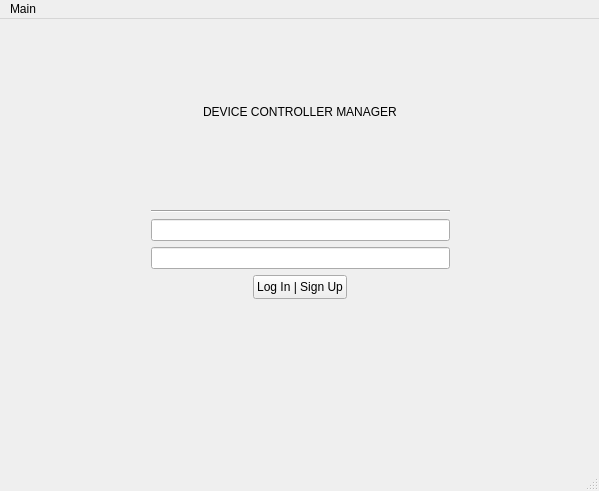
<?xml version="1.0" encoding="UTF-8"?>
<ui version="4.0">
 <class>MainWindow</class>
 <widget class="QMainWindow" name="MainWindow">
  <property name="geometry">
   <rect>
    <x>0</x>
    <y>0</y>
    <width>599</width>
    <height>491</height>
   </rect>
  </property>
  <property name="windowTitle">
   <string>MainWindow</string>
  </property>
  <property name="toolTipDuration">
   <number>2</number>
  </property>
  <widget class="QWidget" name="centralwidget">
   <property name="minimumSize">
    <size>
     <width>599</width>
     <height>448</height>
    </size>
   </property>
   <widget class="QWidget" name="gridWidget" native="true">
    <property name="geometry">
     <rect>
      <x>0</x>
      <y>0</y>
      <width>601</width>
      <height>471</height>
     </rect>
    </property>
    <property name="minimumSize">
     <size>
      <width>601</width>
      <height>251</height>
     </size>
    </property>
    <layout class="QGridLayout" name="gridLayout">
     <item row="3" column="1">
      <widget class="QLineEdit" name="usernameFeild">
       <property name="minimumSize">
        <size>
         <width>299</width>
         <height>21</height>
        </size>
       </property>
       <property name="toolTip">
        <string>&lt;html&gt;&lt;head/&gt;&lt;body&gt;&lt;p align=&quot;center&quot;&gt;username&lt;/p&gt;&lt;/body&gt;&lt;/html&gt;</string>
       </property>
       <property name="whatsThis">
        <string>username</string>
       </property>
       <property name="text">
        <string/>
       </property>
      </widget>
     </item>
     <item row="4" column="1">
      <widget class="QLineEdit" name="passwordFeild">
       <property name="minimumSize">
        <size>
         <width>299</width>
         <height>21</height>
        </size>
       </property>
       <property name="whatsThis">
        <string>password</string>
       </property>
       <property name="text">
        <string/>
       </property>
      </widget>
     </item>
     <item row="3" column="2">
      <spacer name="rightSpacer">
       <property name="minimumSize">
        <size>
         <width>0</width>
         <height>21</height>
        </size>
       </property>
       <property name="orientation">
        <enum>Qt::Horizontal</enum>
       </property>
       <property name="sizeHint" stdset="0">
        <size>
         <width>40</width>
         <height>20</height>
        </size>
       </property>
      </spacer>
     </item>
     <item row="1" column="1" alignment="Qt::AlignHCenter">
      <widget class="QLabel" name="mainHeader">
       <property name="minimumSize">
        <size>
         <width>174</width>
         <height>75</height>
        </size>
       </property>
       <property name="text">
        <string>DEVICE CONTROLLER MANAGER</string>
       </property>
      </widget>
     </item>
     <item row="3" column="0">
      <spacer name="leftSpacer">
       <property name="minimumSize">
        <size>
         <width>0</width>
         <height>21</height>
        </size>
       </property>
       <property name="orientation">
        <enum>Qt::Horizontal</enum>
       </property>
       <property name="sizeHint" stdset="0">
        <size>
         <width>40</width>
         <height>20</height>
        </size>
       </property>
      </spacer>
     </item>
     <item row="2" column="1">
      <widget class="Line" name="dividerLine">
       <property name="minimumSize">
        <size>
         <width>299</width>
         <height>3</height>
        </size>
       </property>
       <property name="orientation">
        <enum>Qt::Horizontal</enum>
       </property>
      </widget>
     </item>
     <item row="5" column="1" alignment="Qt::AlignHCenter">
      <widget class="QPushButton" name="loginButton">
       <property name="minimumSize">
        <size>
         <width>93</width>
         <height>24</height>
        </size>
       </property>
       <property name="text">
        <string>Log In | Sign Up</string>
       </property>
      </widget>
     </item>
     <item row="6" column="1">
      <widget class="QLabel" name="errorLabel">
       <property name="minimumSize">
        <size>
         <width>299</width>
         <height>75</height>
        </size>
       </property>
       <property name="text">
        <string/>
       </property>
      </widget>
     </item>
    </layout>
   </widget>
  </widget>
  <widget class="QMenuBar" name="menubar">
   <property name="geometry">
    <rect>
     <x>0</x>
     <y>0</y>
     <width>599</width>
     <height>22</height>
    </rect>
   </property>
   <widget class="QMenu" name="menuHello">
    <property name="title">
     <string>Main</string>
    </property>
   </widget>
   <addaction name="menuHello"/>
  </widget>
  <widget class="QStatusBar" name="statusbar"/>
 </widget>
 <resources/>
 <connections/>
</ui>
